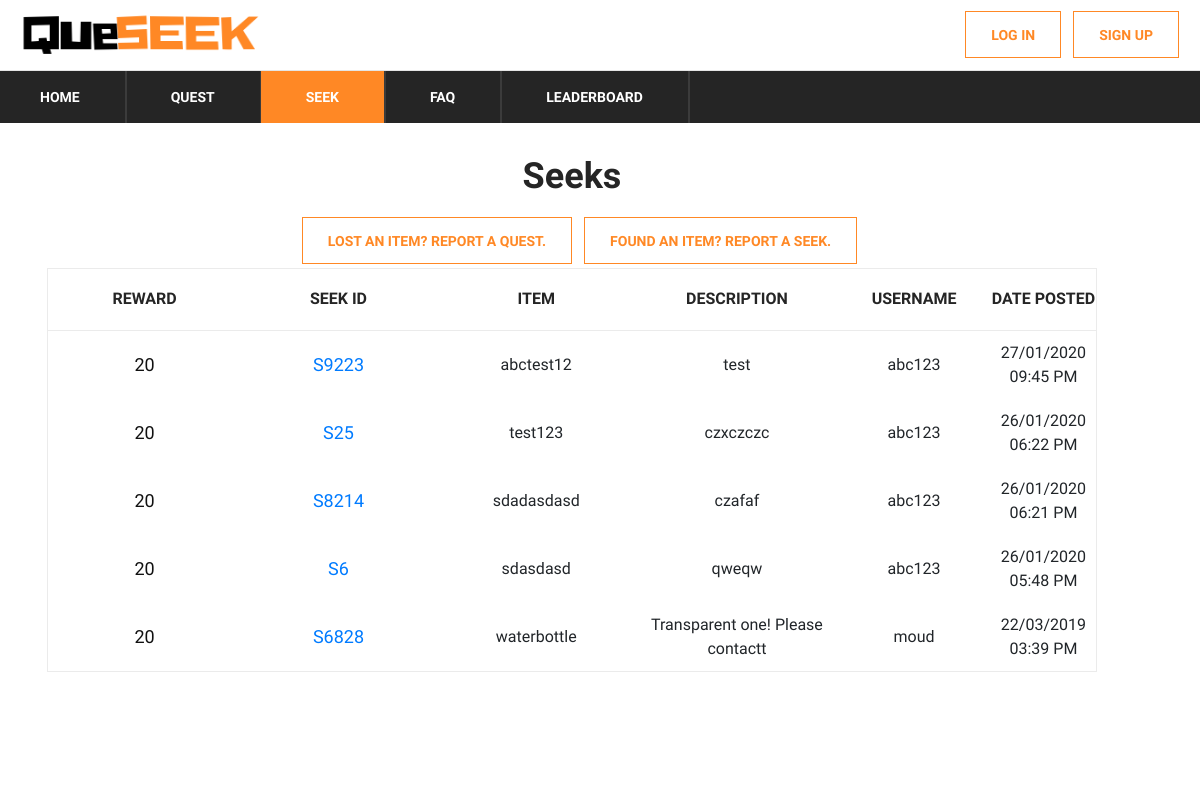
The app's page /seek, older data.
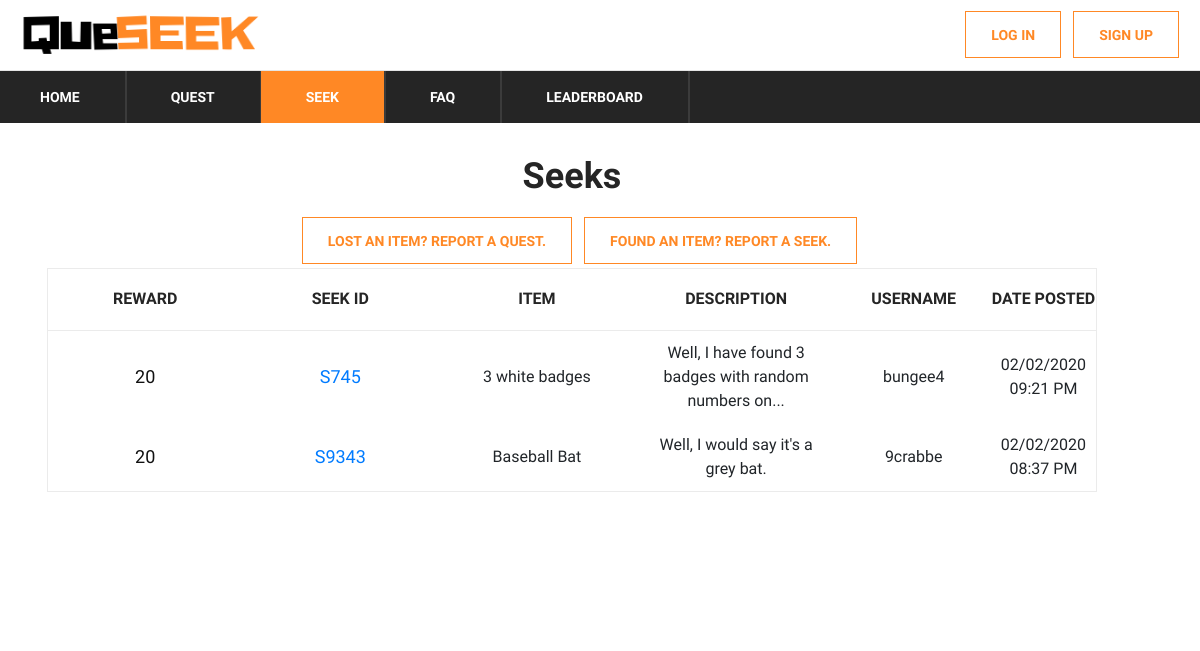
The same page, newer data.
### app/models.py (models this page shows)
class User(UserMixin, Base):
    __tablename__ = "users"
    id = db.Column(db.String, primary_key=True)
    email = db.Column(db.String(255), unique=True, nullable=False)
    password = db.Column(db.String(255), nullable=False)
    username = db.Column(db.String(255), unique=True, nullable=False)
    created_at = db.Column(DateTime(timezone=True))

class Seek(UserMixin, Base):
    __tablename__ = "seeks"
    seekId = db.Column(db.String, primary_key=True)
    reward = db.Column(db.Integer, nullable=False)
    item = db.Column(db.String(255), nullable=False)
    location = db.Column(db.String(255), nullable=False)
    description = db.Column(db.String(255))
    userId = db.Column(db.String, ForeignKey('users.id'), primary_key=True)
    state = db.Column(db.Integer, nullable=False, default=0)
    posted_at = db.Column(DateTime(timezone=True))

### app/__init__.py (the view)
@app.route('/seek')
def seek():
    q = (db.session.query(User, Seek)
         .filter(User.id == Seek.userId)
         .filter(Seek.state == 0)
         .order_by(Seek.posted_at.desc())
         .all())
    return render_template('seek.html', rows=q, page='seek')

### app/__init__.py (called while the page is built)
@app.context_processor
def inject_dict_for_all_templates():
    if (not current_user.is_anonymous):
        userprofile = (db.session.query(UserProfile)
                       .filter(UserProfile.id == current_user.id)
                       .first()
                       )
        return dict(current_user_avatar=userprofile.avatarId)
    return dict()

### app/templates/seek.html (shortened to what the changed rows need)
<!DOCTYPE html>
<html lang="zxx">
<head>
    <link rel="stylesheet" href="{{ url_for('static', filename='css/bootstrap.min.css')}}" type="text/css">
    <link rel="stylesheet" href="{{ url_for('static', filename='css/font-awesome.min.css')}}" type="text/css">
    <link rel="stylesheet" href="{{ url_for('static', filename='css/themify-icons.css')}}" type="text/css">
    <link rel="stylesheet" href="{{ url_for('static', filename='css/elegant-icons.css')}}" type="text/css">
    <link rel="stylesheet" href="{{ url_for('static', filename='css/owl.carousel.min.css')}}" type="text/css">
    <link rel="stylesheet" href="{{ url_for('static', filename='css/nice-select.css')}}" type="text/css">
    <link rel="stylesheet" href="{{ url_for('static', filename='css/jquery-ui.min.css')}}" type="text/css">
    <link rel="stylesheet" href="{{ url_for('static', filename='css/slicknav.min.css')}}" type="text/css">
    <link rel="stylesheet" href="{{ url_for('static', filename='css/style.css')}}" type="text/css">
    <link rel="stylesheet" href="{{ url_for('static', filename='css/table.css')}}" type="text/css">
</head>
<body>
<section class="hero-section">
    <div class="hero-items owl-carousel">
        <div class="topbar-cover2">
            <div class="desc">
                <section class="cd-faq">
                    <section class="shopping-cart spad">
                        <div class="blog-details-inner">
                            <div class="blog-detail-title"><h2>
                                Seeks
                            </h2>
                            </div>
                        </div>
                        <div class="container">
                            <div class="row">
                                <div class="col-lg-12">
                                    <div class="cart-table">
                                        <table>
                                            <thead>
                                            <tr>
                                                <th>Reward</th>
                                                <th>Seek ID</th>
                                                <th>Item</th>
                                                <th>Description</th>
                                                <th>Username</th>
                                                <th>Date Posted</th>
                                            </tr>
                                            </thead>
                                            <tbody>
                                            {% for row in rows %}
                                            <tr>
                                                <td class="cart-pic"><h5>{{row[1].reward}}</h5></td>
                                                <td class="cart-pic">
                                                    <h5>
                                                        <a href='/seek/{{row[1].seekId}}'>{{row[1].seekId}}</a>
                                                    </h5>
                                                </td>
                                                <td class="cart-pic">{{ row[1].item }}</td>
                                                <td class="cart-pic">
                                                    {% if row[1].description|length > 50 %}
                                                    {{ row[1].description[:50] + '...' }}
                                                    {% else %}
                                                    {{ row[1].description }}
                                                    {% endif %}
                                                </td>
                                                <td class="cart-pic">{{ row[0].username }}</td>
                                                <td class="cart-pic">{{ row[1].posted_at.strftime('%d/%m/%Y %I:%M %p')
                                                    }}
                                                </td>
                                            </tr>
                                            {% endfor %}
                                            </tbody>
                                        </table>
                                    </div>
                                </div>
                            </div>
                        </div>
                    </section>
                </section>
            </div>
        </div>
    </div>
</section>
</body>
</html>

Row changes from the older to the newer data that the page shows:
removed User: reward "20", seekId "S9223", item "abctest12", description "test", username "abc123", posted_at "27/01/2020 09:45 PM", seekId "S25", item "test123", description "czxczczc", posted_at "26/01/2020 06:22 PM", seekId "S8214", item "sdadasdasd", description "czafaf", posted_at "26/01/2020 06:21 PM", seekId "S6", item "sdasdasd", description "qweqw", posted_at "26/01/2020 05:48 PM"
removed User: reward "20", seekId "S6828", item "waterbottle", description "Transparent one! Please contactt", username "moud", posted_at "22/03/2019 03:39 PM"
added User: reward "20", seekId "S745", item "3 white badges", description "Well, I have found 3 badges with random numbers on...", username "bungee4", posted_at "02/02/2020 09:21 PM"
added User: reward "20", seekId "S9343", item "Baseball Bat", description "Well, I would say it's a grey bat.", username "9crabbe", posted_at "02/02/2020 08:37 PM"
